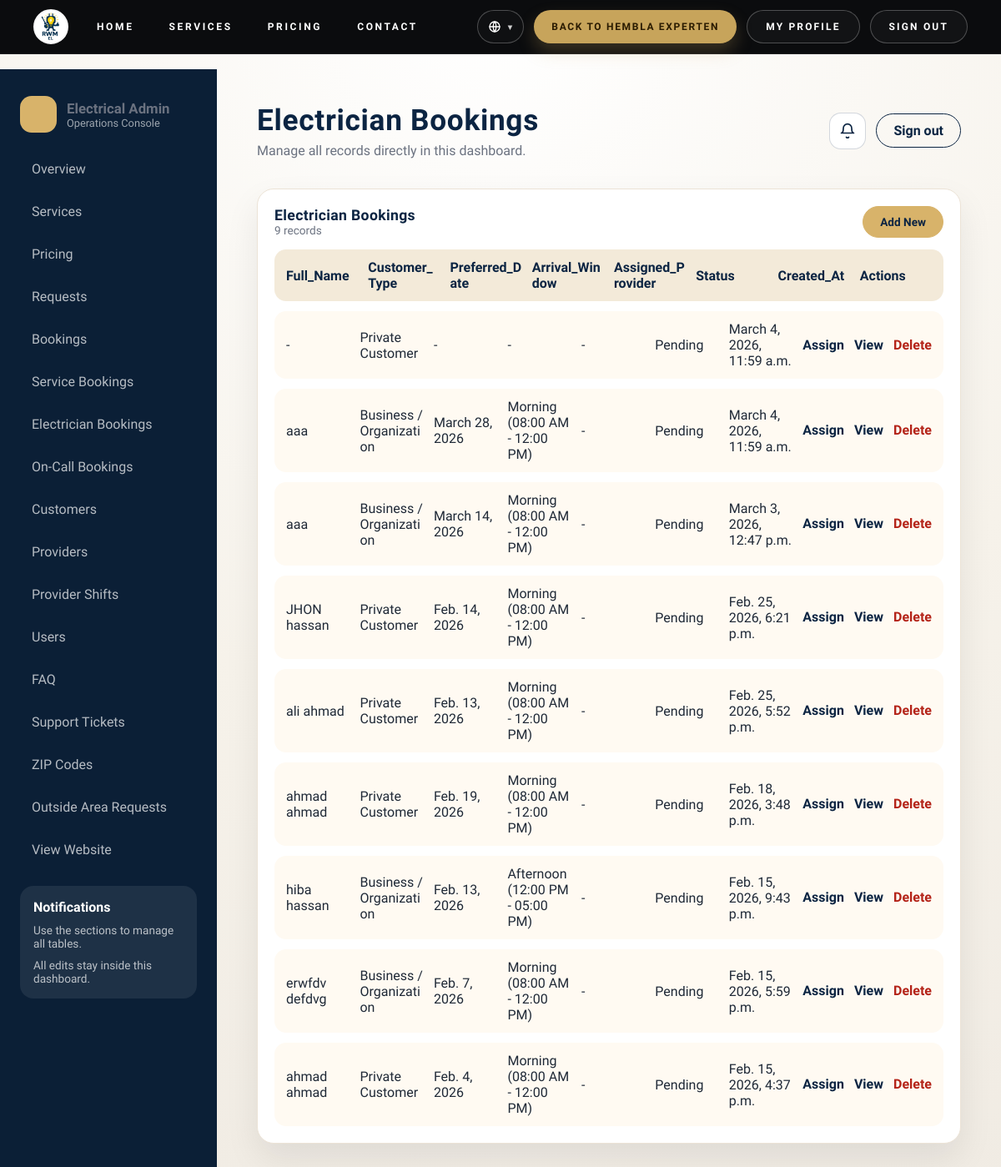
/dashboard/electrician-bookings/ (signed in), run on an earlier commit of the app's database.
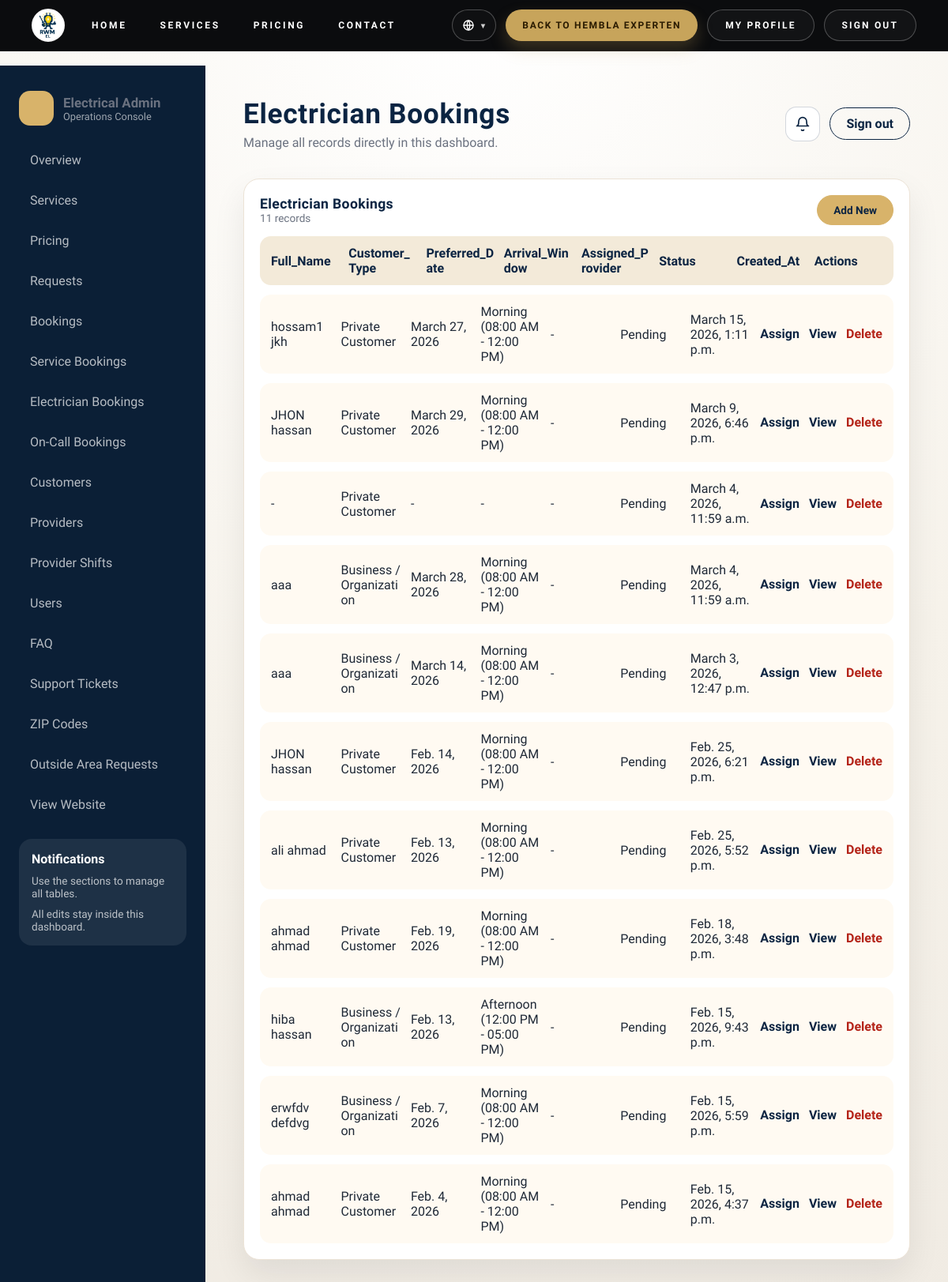
And on a later commit of the database.
### electricity/models.py (models this page shows, shortened)
class ElectricianBooking(models.Model):
    class CustomerType(models.TextChoices):
        PRIVATE = "private", "Private Customer"
        BUSINESS = "business", "Business / Organization"
    class Status(models.TextChoices):
        PENDING = "pending", "Pending"
        CONFIRMED = "confirmed", "Confirmed"
        COMPLETED = "completed", "Completed"
        CANCELED = "canceled", "Canceled"
    customer_type = models.CharField(max_length=20, choices=CustomerType.choices)
    full_name = models.CharField(max_length=160)
    email = models.EmailField()
    phone = models.CharField(max_length=40, blank=True)
    street_address = models.CharField(max_length=200, blank=True)
    city = models.CharField(max_length=80, blank=True)
    zip_code = models.CharField(max_length=20, blank=True)
    property_type = models.CharField(max_length=60, blank=True)
    work_description = models.TextField(blank=True)
    access_notes = models.CharField(max_length=200, blank=True)
    parking_info = models.CharField(max_length=200, blank=True)
    additional_notes = models.TextField(blank=True)
    preferred_date = models.DateField(blank=True, null=True)
    arrival_window = models.CharField(max_length=80, blank=True)
    hours = models.PositiveIntegerField(default=1)
    hourly_rate_snapshot = models.DecimalField(max_digits=10, decimal_places=2, default=0)
    estimated_total = models.DecimalField(max_digits=10, decimal_places=2, default=0)
    currency = models.CharField(max_length=10, default="SEK")
    assigned_provider = models.ForeignKey(
        "ProviderProfile",
        blank=True,
        null=True,
        on_delete=models.SET_NULL,
        related_name="assigned_electrician_bookings",
    )
    status = models.CharField(max_length=20, choices=Status.choices, default=Status.PENDING)
    created_at = models.DateTimeField(auto_now_add=True)
    class Meta:
        ordering = ["-created_at"]

### electricity/views.py (the view)
# urls.py: path("dashboard/electrician-bookings/", views.dashboard_electrician_bookings, name="dashboard_electrician_bookings"),
@login_required
def dashboard_electrician_bookings(request):
    guard = _dashboard_access_or_redirect(request)
    if guard:
        return guard
    items = ElectricianBooking.objects.all().order_by("-created_at")
    return render(
        request,
        "electricity/dashboard/list.html",
        {
            "title": "Electrician Bookings",
            "items": items,
            "fields": [
                "full_name",
                "customer_type",
                "preferred_date",
                "arrival_window",
                "assigned_provider",
                "status",
                "created_at",
            ],
            "create_url": "electricity:dashboard_electrician_bookings_add",
            "edit_url": "electricity:dashboard_electrician_bookings_edit",
            "delete_url": "electricity:dashboard_electrician_bookings_delete",
            "assign_url": "electricity:dashboard_electrician_bookings_assign",
        },
    )

### electricity/templates/electricity/dashboard/list.html
﻿{% extends "electricity/dashboard/base.html" %}
{% load electricity_extras i18n %}
{% block page_title %}{{ title }}{% endblock %}
{% block page_subtitle %}Manage all records directly in this dashboard.{% endblock %}
{% block content %}
<section class="dash-panel dash-panel-wide">
    <div class="panel-header">
        <div>
            <h2>{{ title }}</h2>
            <div class="panel-meta">{{ items|length }} records</div>
        </div>
        <div class="panel-actions">
            <a class="dash-btn primary" href="{% url create_url %}">Add New</a>
        </div>
    </div>
    <div class="panel-table">
        <div class="panel-row panel-row-head">
            {% for field in fields %}
                <span>{{ field|title }}</span>
            {% endfor %}
            <span>Actions</span>
        </div>
        {% for row in items %}
            <div class="panel-row">
                {% for field in fields %}
                    <span>{{ row|display_value:field }}</span>
                {% endfor %}
                <span class="row-actions">
                    {% if assign_url %}
                      <a href="{% url assign_url row.id %}">Assign</a>
                    {% endif %}
                    <a href="{% url edit_url row.id %}?view=1">View</a>
                    <a class="danger" href="{% url delete_url row.id %}">Delete</a>
                </span>
            </div>
        {% empty %}
            <div class="panel-empty">No records yet.</div>
        {% endfor %}
    </div>
</section>
{% endblock %}

### electricity/templates/electricity/dashboard/base.html (shortened to what this page needs)
﻿{% load static i18n %}
<!DOCTYPE html>
{% get_current_language as CURRENT_LANGUAGE %}
<html lang="{{ CURRENT_LANGUAGE }}" dir="{% if CURRENT_LANGUAGE == 'ar' %}rtl{% else %}ltr{% endif %}">
<head>
    <link rel="stylesheet" href="{% static 'electricity/css/select-system.css' %}">
    <link rel="stylesheet" href="{% static 'electricity/css/electricity.css' %}">
    <link rel="stylesheet" href="{% static 'electricity/css/dashboard.css' %}">
    <link rel="stylesheet" href="{% static 'electricity/css/global_header.css' %}">
</head>
<body class="dash-body">
    {% include "electricity/partials/global_header.html" %}
    <div class="dash-shell">
        <aside class="dash-sidebar">
            <div class="dash-brand">
                <div class="brand-dot"></div>
                <div>
                    <div class="brand-title">Electrical Admin</div>
                    <div class="brand-sub">Operations Console</div>
                </div>
            </div>
            <nav class="dash-nav">
                <a href="{% url 'electricity:dashboard' %}">Overview</a>
                <a href="{% url 'electricity:dashboard_services' %}">Services</a>
                <a href="{% url 'electricity:dashboard_pricing' %}">Pricing</a>
                <a href="{% url 'electricity:dashboard_requests' %}">Requests</a>
                <a href="{% url 'electricity:dashboard_bookings' %}">Bookings</a>
                <a href="{% url 'electricity:dashboard_service_bookings' %}">Service Bookings</a>
                <a href="{% url 'electricity:dashboard_electrician_bookings' %}">Electrician Bookings</a>
                <a href="{% url 'electricity:dashboard_on_call_bookings' %}">On-Call Bookings</a>
                <a href="{% url 'electricity:dashboard_profiles' %}">Customers</a>
                <a href="{% url 'electricity:dashboard_providers' %}">Providers</a>
                <a href="{% url 'electricity:dashboard_provider_shifts' %}">Provider Shifts</a>
                <a href="{% url 'electricity:dashboard_users' %}">Users</a>
                <a href="{% url 'electricity:dashboard_faq' %}">FAQ</a>
                <a href="{% url 'electricity:dashboard_support_tickets' %}">Support Tickets</a>
                <a href="{% url 'electricity:dashboard_zip_codes' %}">ZIP Codes</a>
                <a href="{% url 'electricity:dashboard_outside_area_requests' %}">Outside Area Requests</a>
                <a href="{% url 'electricity:services' %}">View Website</a>
            </nav>
            <div class="dash-card" id="notifications">
                <div class="dash-card-title">Notifications</div>
                <ul class="dash-notes">
                    <li>Use the sections to manage all tables.</li>
                    <li>All edits stay inside this dashboard.</li>
                </ul>
            </div>
        </aside>
        <main class="dash-main">
            <div class="dash-top">
                <div class="dash-title">
                    <h1>{% block page_title %}Dashboard{% endblock %}</h1>
                    <p class="dash-subtitle">{% block page_subtitle %}Manage all data in one place.{% endblock %}</p>
                </div>
                <div class="dash-actions">
                    <div class="dash-notify">
                        <button class="dash-notify-btn" id="dash-bell-btn" type="button" aria-haspopup="true" aria-expanded="false">
                            <span class="dash-notify-icon" aria-hidden="true">
                                <svg viewBox="0 0 24 24" fill="none">
                                    <path d="M18 8a6 6 0 1 0-12 0c0 7-3 7-3 7h18s-3 0-3-7" stroke="currentColor" stroke-width="2" stroke-linecap="round" stroke-linejoin="round"/>
                                    <path d="M13.7 21a2 2 0 0 1-3.4 0" stroke="currentColor" stroke-width="2" stroke-linecap="round"/>
                                </svg>
                            </span>
                        </button>
                    </div>
                    <a class="dash-btn ghost" href="{% url 'admin:logout' %}">Sign out</a>
                </div>
            </div>
            {% block content %}{% endblock %}
        </main>
    </div>
</body>
</html>

### electricity/templates/electricity/partials/global_header.html (shortened to what this page needs)
﻿{% load static electricity_extras i18n %}
<header class="rwm-electricity-global-header rwm-egh-root" data-rwmh>
  <div class="rwm-electricity-global-header__inner">
    <a class="rwm-egh-logo" href="{% url 'electricity:home' %}" aria-label="{% trans 'RWM EL Home' %}">
      <img src="{% static 'electricity/img/electricity_logo.jpg' %}" alt="RWM EL">
    </a>
    <div class="rwm-egh-navwrap" data-rwmh-menu>
      <div class="rwm-egh-left">
        <nav class="rwm-egh-nav" aria-label="{% trans 'Main navigation' %}">
          <a class="rwm-egh-link" href="{% url 'electricity:home' %}">{% trans "Home" %}</a>
          <div class="rwm-egh-nav-item rwm-egh-dropdown" data-rwmh-dropdown>
            <button
              class="rwm-egh-link rwm-egh-link-button"
              type="button"
              aria-expanded="false"
              data-rwmh-dropdown-trigger
            >
              <span>{% trans "Services" %}</span>
            </button>
          </div>
          <a class="rwm-egh-link" href="{% url 'electricity:services' %}#pricing">{% trans "Pricing" %}</a>
          <a class="rwm-egh-link" href="{% url 'electricity:contact' %}">{% trans "Contact" %}</a>
        </nav>
      </div>
      <div class="rwm-egh-right">
        <div class="rwm-egh-lang">
          <button class="rwm-egh-lang-trigger" type="button" aria-haspopup="true" aria-expanded="false" aria-label="{% trans 'Change language' %}">
            <span class="rwm-egh-lang-icon" aria-hidden="true">
              <svg viewBox="0 0 24 24" fill="none">
                <circle cx="12" cy="12" r="9" stroke="currentColor" stroke-width="2"/>
                <path d="M3 12h18M12 3c3.5 3.5 3.5 14 0 18M12 3c-3.5 3.5-3.5 14 0 18" stroke="currentColor" stroke-width="2" stroke-linecap="round"/>
              </svg>
            </span>
            <span class="rwm-egh-lang-caret">&#9662;</span>
          </button>
        </div>
        <a class="rwm-egh-btn rwm-egh-btn-primary rwm-egh-btn-compact" href="http://hembla-experten.se/" target="_blank" rel="noopener">
          {% trans "Back to Hembla Experten" %}
        </a>
        {% if request.user.is_authenticated %}
          {% if request.user.provider_profile %}
            <a class="rwm-egh-btn rwm-egh-btn-ghost" href="{% url 'electricity:provider_dashboard' %}">{% trans "My Profile" %}</a>
            <a class="rwm-egh-btn rwm-egh-btn-ghost" href="{% url 'electricity:logout' %}">{% trans "Sign out" %}</a>
          {% else %}
            {% is_electricity_admin as show_dashboard %}
            {% if show_dashboard %}
              <a class="rwm-egh-btn rwm-egh-btn-ghost" href="{% url 'electricity:dashboard' %}">{% trans "Dashboard" %}</a>
            {% endif %}
            <a class="rwm-egh-btn rwm-egh-btn-ghost" href="{% url 'electricity:logout' %}">{% trans "Sign out" %}</a>
          {% endif %}
        {% else %}
          <a class="rwm-egh-btn rwm-egh-btn-ghost" href="{% url 'electricity:login' %}">{% trans "Sign in" %}</a>
          <a class="rwm-egh-btn rwm-egh-btn-primary" href="{% url 'electricity:signup' %}">{% trans "Sign up" %}</a>
        {% endif %}
      </div>
    </div>
  </div>
</header>

What changed in the data, as far as the page shows it:
added ElectricianBooking: fields "hossam1 jkh" "Private Customer" "March 27, 2026" "Morning (08:00 AM - 12:00 PM)" "-" "Pending" "March 15, 2026, 1:11 p.m."
added ElectricianBooking: fields "JHON hassan" "Private Customer" "March 29, 2026" "Morning (08:00 AM - 12:00 PM)" "-" "Pending" "March 9, 2026, 6:46 p.m."
Also different on the page:
{{ items|length }}: "9" → "11"
